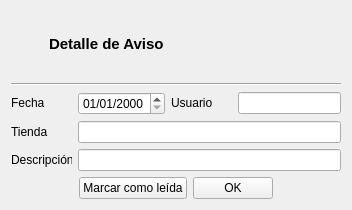
<?xml version="1.0" encoding="UTF-8"?>
<ui version="4.0">
 <class>f_caja</class>
 <widget class="QWidget" name="f_caja">
  <property name="geometry">
   <rect>
    <x>0</x>
    <y>0</y>
    <width>352</width>
    <height>210</height>
   </rect>
  </property>
  <property name="windowTitle">
   <string>Caja</string>
  </property>
  <layout class="QVBoxLayout" name="verticalLayout_2">
   <item>
    <layout class="QVBoxLayout" name="verticalLayout">
     <item>
      <layout class="QHBoxLayout" name="horizontalLayout_5">
       <item>
        <widget class="QLabel" name="label_10">
         <property name="sizePolicy">
          <sizepolicy hsizetype="Fixed" vsizetype="Fixed">
           <horstretch>0</horstretch>
           <verstretch>0</verstretch>
          </sizepolicy>
         </property>
         <property name="minimumSize">
          <size>
           <width>32</width>
           <height>32</height>
          </size>
         </property>
         <property name="maximumSize">
          <size>
           <width>32</width>
           <height>32</height>
          </size>
         </property>
         <property name="text">
          <string/>
         </property>
         <property name="pixmap">
          <pixmap resource="../src/alepherp/build/bin/resources/gmp/resources_aleph.qrc">:/bell.png</pixmap>
         </property>
         <property name="scaledContents">
          <bool>true</bool>
         </property>
        </widget>
       </item>
       <item>
        <widget class="QLabel" name="label_9">
         <property name="font">
          <font>
           <pointsize>11</pointsize>
           <weight>75</weight>
           <bold>true</bold>
          </font>
         </property>
         <property name="text">
          <string>Detalle de Aviso</string>
         </property>
        </widget>
       </item>
       <item>
        <spacer name="horizontalSpacer_2">
         <property name="orientation">
          <enum>Qt::Horizontal</enum>
         </property>
         <property name="sizeHint" stdset="0">
          <size>
           <width>40</width>
           <height>20</height>
          </size>
         </property>
        </spacer>
       </item>
      </layout>
     </item>
     <item>
      <widget class="Line" name="line">
       <property name="orientation">
        <enum>Qt::Horizontal</enum>
       </property>
      </widget>
     </item>
     <item>
      <layout class="QGridLayout" name="gridLayout">
       <item row="0" column="0">
        <widget class="QLabel" name="label_5">
         <property name="sizePolicy">
          <sizepolicy hsizetype="Fixed" vsizetype="Fixed">
           <horstretch>0</horstretch>
           <verstretch>0</verstretch>
          </sizepolicy>
         </property>
         <property name="minimumSize">
          <size>
           <width>61</width>
           <height>16</height>
          </size>
         </property>
         <property name="maximumSize">
          <size>
           <width>61</width>
           <height>16</height>
          </size>
         </property>
         <property name="text">
          <string>Fecha</string>
         </property>
        </widget>
       </item>
       <item row="0" column="1">
        <widget class="DBDateTimeEdit" name="dbFecha">
         <property name="displayFormat">
          <string>dd/MM/yyyy</string>
         </property>
         <property name="calendarPopup">
          <bool>false</bool>
         </property>
         <property name="fieldName">
          <string>fecha</string>
         </property>
        </widget>
       </item>
       <item row="0" column="2">
        <widget class="QLabel" name="label_4">
         <property name="sizePolicy">
          <sizepolicy hsizetype="Fixed" vsizetype="Fixed">
           <horstretch>0</horstretch>
           <verstretch>0</verstretch>
          </sizepolicy>
         </property>
         <property name="minimumSize">
          <size>
           <width>61</width>
           <height>16</height>
          </size>
         </property>
         <property name="maximumSize">
          <size>
           <width>61</width>
           <height>16</height>
          </size>
         </property>
         <property name="text">
          <string>Usuario</string>
         </property>
        </widget>
       </item>
       <item row="0" column="3">
        <widget class="DBLineEdit" name="dbUsuario">
         <property name="sizePolicy">
          <sizepolicy hsizetype="Expanding" vsizetype="Fixed">
           <horstretch>0</horstretch>
           <verstretch>0</verstretch>
          </sizepolicy>
         </property>
         <property name="minimumSize">
          <size>
           <width>60</width>
           <height>20</height>
          </size>
         </property>
         <property name="fieldName">
          <string>id_users</string>
         </property>
         <property name="dataEditable">
          <bool>false</bool>
         </property>
        </widget>
       </item>
       <item row="1" column="0">
        <widget class="QLabel" name="label_7">
         <property name="sizePolicy">
          <sizepolicy hsizetype="Fixed" vsizetype="Fixed">
           <horstretch>0</horstretch>
           <verstretch>0</verstretch>
          </sizepolicy>
         </property>
         <property name="minimumSize">
          <size>
           <width>61</width>
           <height>16</height>
          </size>
         </property>
         <property name="maximumSize">
          <size>
           <width>61</width>
           <height>16</height>
          </size>
         </property>
         <property name="text">
          <string>Tienda</string>
         </property>
        </widget>
       </item>
       <item row="1" column="1" colspan="3">
        <widget class="DBLineEdit" name="dbTienda">
         <property name="sizePolicy">
          <sizepolicy hsizetype="Preferred" vsizetype="Fixed">
           <horstretch>0</horstretch>
           <verstretch>0</verstretch>
          </sizepolicy>
         </property>
         <property name="minimumSize">
          <size>
           <width>60</width>
           <height>20</height>
          </size>
         </property>
         <property name="inputMethodHints">
          <set>Qt::ImhDigitsOnly</set>
         </property>
         <property name="fieldName">
          <string>tienda</string>
         </property>
         <property name="dataEditable">
          <bool>false</bool>
         </property>
        </widget>
       </item>
       <item row="2" column="0">
        <widget class="QLabel" name="label_11">
         <property name="sizePolicy">
          <sizepolicy hsizetype="Fixed" vsizetype="Fixed">
           <horstretch>0</horstretch>
           <verstretch>0</verstretch>
          </sizepolicy>
         </property>
         <property name="minimumSize">
          <size>
           <width>61</width>
           <height>16</height>
          </size>
         </property>
         <property name="maximumSize">
          <size>
           <width>61</width>
           <height>16</height>
          </size>
         </property>
         <property name="text">
          <string>Descripción</string>
         </property>
        </widget>
       </item>
       <item row="2" column="1" colspan="3">
        <widget class="DBLineEdit" name="dbDescripcion">
         <property name="sizePolicy">
          <sizepolicy hsizetype="Minimum" vsizetype="Fixed">
           <horstretch>0</horstretch>
           <verstretch>0</verstretch>
          </sizepolicy>
         </property>
         <property name="minimumSize">
          <size>
           <width>60</width>
           <height>20</height>
          </size>
         </property>
         <property name="fieldName">
          <string>descripcion</string>
         </property>
         <property name="dataEditable">
          <bool>false</bool>
         </property>
        </widget>
       </item>
      </layout>
     </item>
     <item>
      <layout class="QHBoxLayout" name="horizontalLayout">
       <item>
        <spacer name="horizontalSpacer">
         <property name="orientation">
          <enum>Qt::Horizontal</enum>
         </property>
         <property name="sizeHint" stdset="0">
          <size>
           <width>40</width>
           <height>20</height>
          </size>
         </property>
        </spacer>
       </item>
       <item>
        <widget class="QPushButton" name="pbAceptar">
         <property name="toolTip">
          <string>Marcar como leída</string>
         </property>
         <property name="whatsThis">
          <string>Marca el aviso como leído</string>
         </property>
         <property name="text">
          <string>Marcar como leída</string>
         </property>
         <property name="icon">
          <iconset resource="../src/alepherp/build/bin/resources/gmp/resources_aleph.qrc">
           <normaloff>:/button_ok.png</normaloff>:/button_ok.png</iconset>
         </property>
        </widget>
       </item>
       <item>
        <widget class="QPushButton" name="pbCancelar">
         <property name="text">
          <string>OK</string>
         </property>
         <property name="icon">
          <iconset resource="../src/alepherp/build/bin/resources/gmp/resources_aleph.qrc">
           <normaloff>:/button_cancel.png</normaloff>:/button_cancel.png</iconset>
         </property>
        </widget>
       </item>
       <item>
        <spacer name="horizontalSpacer_3">
         <property name="orientation">
          <enum>Qt::Horizontal</enum>
         </property>
         <property name="sizeHint" stdset="0">
          <size>
           <width>40</width>
           <height>20</height>
          </size>
         </property>
        </spacer>
       </item>
      </layout>
     </item>
    </layout>
   </item>
  </layout>
 </widget>
 <customwidgets>
  <customwidget>
   <class>DBDateTimeEdit</class>
   <extends>QDateTimeEdit</extends>
   <header>widgets/dbdatetimeedit.h</header>
  </customwidget>
  <customwidget>
   <class>DBLineEdit</class>
   <extends>QLineEdit</extends>
   <header>widgets/dblineedit.h</header>
  </customwidget>
 </customwidgets>
 <resources>
  <include location="../src/alepherp/build/bin/resources/gmp/resources_aleph.qrc"/>
 </resources>
 <connections/>
</ui>
